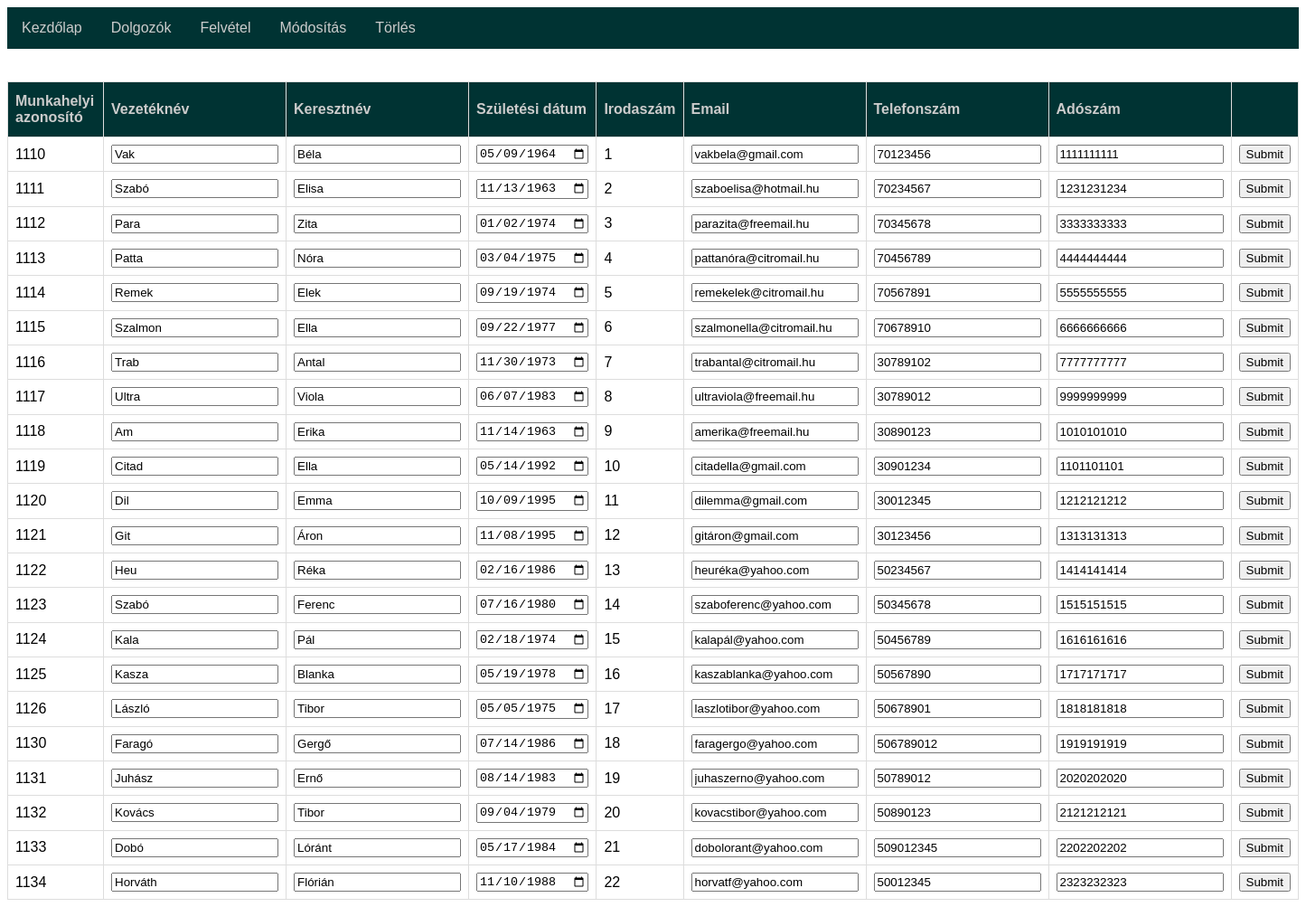
The app's page /modositas.php with its own data.
### modositas.php (the view, shortened to what this page needs)
<?php
	$conn = mysqli_connect('localhost', 'root','') or die("Hibás csatlakozás!");
	if ( mysqli_select_db($conn, 'munkahely') ) {
		$sql = "SELECT * FROM dolgozó";
		$res = mysqli_query($conn, $sql) or die ('Hibás utasitás!');
	} else {
		die ('Nem sikerült csatlakozni az adatbázishoz.');
	}
?>
<!DOCTYPE html>
<html>
<head>
</head>
<body>
	<ul class="nav">
			<li><a href="index.php">Kezdőlap</a></li>
			<li><a href="dolgozo_ki.php">Dolgozók</a></li>
			<li><a href="dolgozo_be.php">Felvétel</a></li>
			<li><a href="modositas.php">Módosítás</a></li>
			<li><a href="torles.php">Törlés</a></li>
	</ul>
	<br><br>
	<table id="table">
		<tr>
			<th>Munkahelyi azonosító</th>
			<th>Vezetéknév</th>
			<th>Keresztnév</th>
			<th>Születési dátum</th>
			<th>Irodaszám</th>
			<th>Email</th>
			<th>Telefonszám</th>
			<th>Adószám</th>
			<th></th>
		</tr>
	<?php
		while ($row = mysqli_fetch_array($res)) {
			echo "<tr><form action=update.php method=post>";
			echo "<td>".$row['munkahelyi_azonosito']."</td>";
			echo "<td><input type=text name=vezeteknev value='". $row['vezeteknev']."'></td>";
			echo "<td><input type=text name=keresztnev value='". $row['keresztnev']."'></td>";
			echo "<td><input type=date name=szuletesi_datum value='". $row['szuletesi_datum']."'></td>";
			echo "<td>".$row['irodaszam']."</td>";
			echo "<td><input type=text name=email value='". $row['email']."'></td>";
			echo "<td><input type=number name=telefonszam value='". $row['telefonszam']."'></td>";
			echo "<td><input type=number name=adoszam value='". $row['adoszam']."'></td>";
			echo "<td><input type=submit>";
			echo "</form></tr>";
		}
	?>
</table>
</body>
</html>

### modositas.php (style rules this page uses)
#table { font-family: Arial, Helvetica, sans-serif; border-collapse: collapse; width: 100%; }
#table td, #table th { border: 1px solid #ddd; padding: 8px; }
#table th { padding-top: 12px; padding-bottom: 12px; text-align: left; background-color: #003333; color: #cccccc; }
ul { list-style-type: none; margin: 0; padding:0; overflow: hidden; background-color: #003333; }
li { float: left; }
li a { font-family: Arial, Helvetica, sans-serif; display: block; color: #cccccc; text-align: center; padding: 14px 16px; text-decoration: none; }

### records on screen
dolgozó: munkahelyi_azonosito "1110", vezeteknev "Vak", keresztnev "Béla", szuletesi_datum "05/09/1964", irodaszam "1", email "vakbela@gmail.com", telefonszam "70123456", adoszam "1111111111"
dolgozó: munkahelyi_azonosito "1111", vezeteknev "Szabó", keresztnev "Elisa", szuletesi_datum "11/13/1963", irodaszam "2", email "szaboelisa@hotmail.hu", telefonszam "70234567", adoszam "1231231234"
dolgozó: munkahelyi_azonosito "1112", vezeteknev "Para", keresztnev "Zita", szuletesi_datum "01/02/1974", irodaszam "3", email "parazita@freemail.hu", telefonszam "70345678", adoszam "3333333333"
dolgozó: munkahelyi_azonosito "1113", vezeteknev "Patta", keresztnev "Nóra", szuletesi_datum "03/04/1975", irodaszam "4", email "pattanóra@citromail.hu", telefonszam "70456789", adoszam "4444444444"
dolgozó: munkahelyi_azonosito "1114", vezeteknev "Remek", keresztnev "Elek", szuletesi_datum "09/19/1974", irodaszam "5", email "remekelek@citromail.hu", telefonszam "70567891", adoszam "5555555555"
dolgozó: munkahelyi_azonosito "1115", vezeteknev "Szalmon", keresztnev "Ella", szuletesi_datum "09/22/1977", irodaszam "6", email "szalmonella@citromail.hu", telefonszam "70678910", adoszam "6666666666"
dolgozó: munkahelyi_azonosito "1116", vezeteknev "Trab", keresztnev "Antal", szuletesi_datum "11/30/1973", irodaszam "7", email "trabantal@citromail.hu", telefonszam "30789102", adoszam "7777777777"
dolgozó: munkahelyi_azonosito "1117", vezeteknev "Ultra", keresztnev "Viola", szuletesi_datum "06/07/1983", irodaszam "8", email "ultraviola@freemail.hu", telefonszam "30789012", adoszam "9999999999"
dolgozó: munkahelyi_azonosito "1118", vezeteknev "Am", keresztnev "Erika", szuletesi_datum "11/14/1963", irodaszam "9", email "amerika@freemail.hu", telefonszam "30890123", adoszam "1010101010"
dolgozó: munkahelyi_azonosito "1119", vezeteknev "Citad", keresztnev "Ella", szuletesi_datum "05/14/1992", irodaszam "10", email "citadella@gmail.com", telefonszam "30901234", adoszam "1101101101"
dolgozó: munkahelyi_azonosito "1120", vezeteknev "Dil", keresztnev "Emma", szuletesi_datum "10/09/1995", irodaszam "11", email "dilemma@gmail.com", telefonszam "30012345", adoszam "1212121212"
dolgozó: munkahelyi_azonosito "1121", vezeteknev "Git", keresztnev "Áron", szuletesi_datum "11/08/1995", irodaszam "12", email "gitáron@gmail.com", telefonszam "30123456", adoszam "1313131313"
dolgozó: munkahelyi_azonosito "1122", vezeteknev "Heu", keresztnev "Réka", szuletesi_datum "02/16/1986", irodaszam "13", email "heuréka@yahoo.com", telefonszam "50234567", adoszam "1414141414"
dolgozó: munkahelyi_azonosito "1123", vezeteknev "Szabó", keresztnev "Ferenc", szuletesi_datum "07/16/1980", irodaszam "14", email "szaboferenc@yahoo.com", telefonszam "50345678", adoszam "1515151515"
dolgozó: munkahelyi_azonosito "1124", vezeteknev "Kala", keresztnev "Pál", szuletesi_datum "02/18/1974", irodaszam "15", email "kalapál@yahoo.com", telefonszam "50456789", adoszam "1616161616"
dolgozó: munkahelyi_azonosito "1125", vezeteknev "Kasza", keresztnev "Blanka", szuletesi_datum "05/19/1978", irodaszam "16", email "kaszablanka@yahoo.com", telefonszam "50567890", adoszam "1717171717"
dolgozó: munkahelyi_azonosito "1126", vezeteknev "László", keresztnev "Tibor", szuletesi_datum "05/05/1975", irodaszam "17", email "laszlotibor@yahoo.com", telefonszam "50678901", adoszam "1818181818"
dolgozó: munkahelyi_azonosito "1130", vezeteknev "Faragó", keresztnev "Gergő", szuletesi_datum "07/14/1986", irodaszam "18", email "faragergo@yahoo.com", telefonszam "506789012", adoszam "1919191919"
dolgozó: munkahelyi_azonosito "1131", vezeteknev "Juhász", keresztnev "Ernő", szuletesi_datum "08/14/1983", irodaszam "19", email "juhaszerno@yahoo.com", telefonszam "50789012", adoszam "2020202020"
dolgozó: munkahelyi_azonosito "1132", vezeteknev "Kovács", keresztnev "Tibor", szuletesi_datum "09/04/1979", irodaszam "20", email "kovacstibor@yahoo.com", telefonszam "50890123", adoszam "2121212121"
dolgozó: munkahelyi_azonosito "1133", vezeteknev "Dobó", keresztnev "Lóránt", szuletesi_datum "05/17/1984", irodaszam "21", email "dobolorant@yahoo.com", telefonszam "509012345", adoszam "2202202202"
dolgozó: munkahelyi_azonosito "1134", vezeteknev "Horváth", keresztnev "Flórián", szuletesi_datum "11/10/1988", irodaszam "22", email "horvatf@yahoo.com", telefonszam "50012345", adoszam "2323232323"
